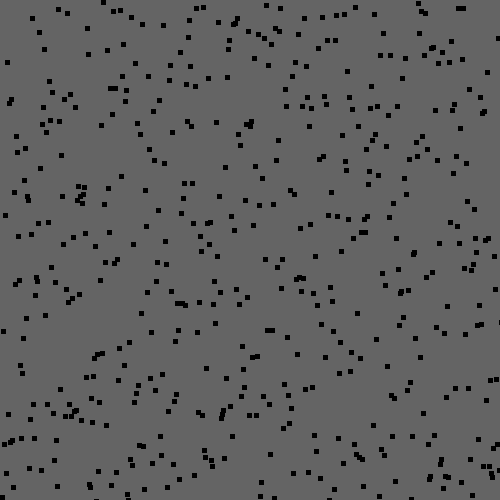
Frame 1 (no input)
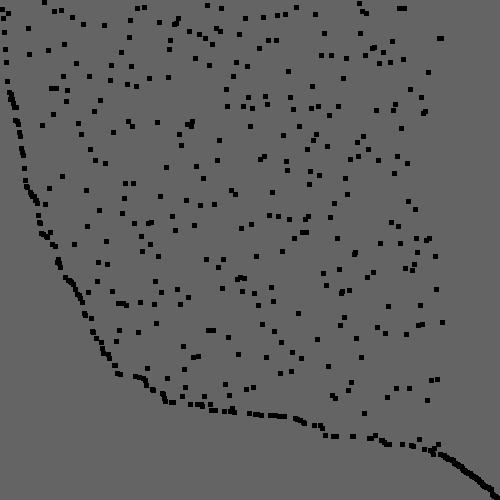
Frame 60 (the mouse pressed at the canvas centre just before this capture)
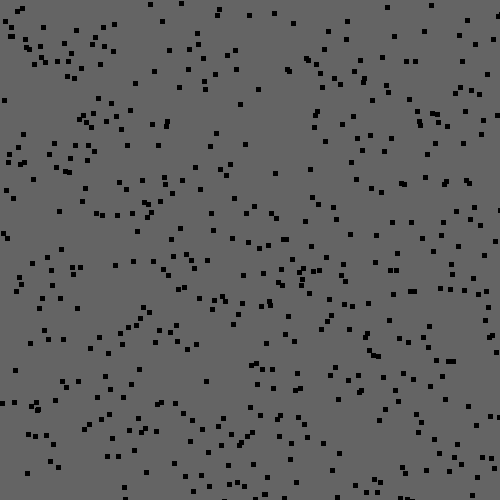
Frame 120 (the mouse held since frame 60 and released just before this capture)

The Processing sketch that drew these frames (run headless with seeded random() and noise(); from frame 60 on, the mouse is pressed at the canvas centre):

// Processing sketch: VisualArraySorter
// ── VisualArraySorter.pde
/* Paste the code into a new Processing sketch and complete the steps. */
import java.util.Random;
//1. create an array of ints. don't initialize it yet.
int[] array;
void setup() {
  //2. set the size of your window
  size(500,500);
  //  if you are using Processing 3, you cannot use variables
  //  because the developers don't know how programming is supposed to work.

  //3. initialize your array with the built in width variable
  array = new int[width];
  //4. initialize the ints in the array with random numbers
  //   from 0 to the built in height variable
  random();
  //5. call the noStroke() method
  noStroke();
}

void draw() {
  //6. set the background color with background(r, g, b);
  background(100,100,100);
  //7. set the color for your graph
  fill(0,0,0);
  //8. draw a rectangle for each int in your array.
  //   the x value will be the current index in the array
  //   the y value will the height variable
  //   the width is 1 (one)
  //   the height is negative the value of the element at the current index of the array
  for(int i = 0; i < array.length;i++){
   rect(i,array[i],5,5); 
  }

  //9. call the stepSort method
  stepSort(array);
  //10. extract the code that randomizes the array into a method.
  if(mousePressed == true){
   random(); 
  }
  //11. call the method you made in step 10 when the mouse is pressed

}

void stepSort(int[] arr) {
  for (int i = 1; i < arr.length; i++) {
    if (arr[i - 1] > arr[i]) {
      int t = arr[i];
      arr[i] = arr[i - 1];
      arr[i - 1] = t;
    }
  }
}
void random(){
 for(int i = 0; i < array.length;i++){
    array[i] = new Random().nextInt(height);
  } 
}
